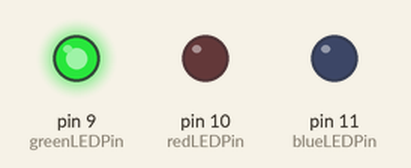
The sketch below on a simulated Arduino Uno, built with avr-gcc and run on an emulated ATmega328P. Parts: output pins drawn as LEDs (lit = HIGH).

Above: at 2.5 s.
At 7.5 s:
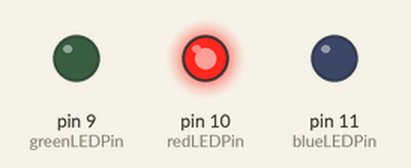
At 12.5 s:
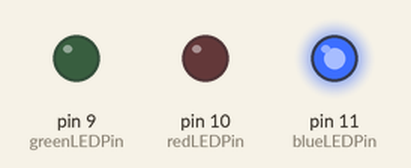
Timing chart, 0 to 19.5 s (numbered marks = the images above):
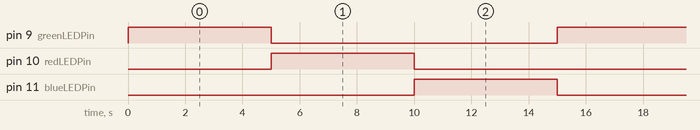

The sketch:

practice3.ino
```cpp
const int greenLEDPin = 9;
const int redLEDPin = 10;
const int blueLEDPin = 11;


void setup() {
  // put your setup code here, to run once:
  pinMode(9,OUTPUT);
  pinMode(10, OUTPUT);
  pinMode(11, OUTPUT);

}

void loop() {
    digitalWrite(9, LOW);
    digitalWrite(10, LOW);
    digitalWrite(11, LOW);
  // put your main code here, to run repeatedly:
    digitalWrite(9, HIGH);
    delay(5000);
    digitalWrite(9,LOW);
    digitalWrite(10, HIGH);
    delay(5000);
    digitalWrite(10, LOW);
    digitalWrite(11, HIGH);
    delay(5000);
    digitalWrite(11, LOW);

}
```

Measured:
- by itself, pin 9 (greenLEDPin), pin 10 (redLEDPin), pin 11 (blueLEDPin): alternates HIGH for 5.0 s and LOW for 10.0 s
- by itself, everything shown: repeats every 15.0 s, in 4 steps
